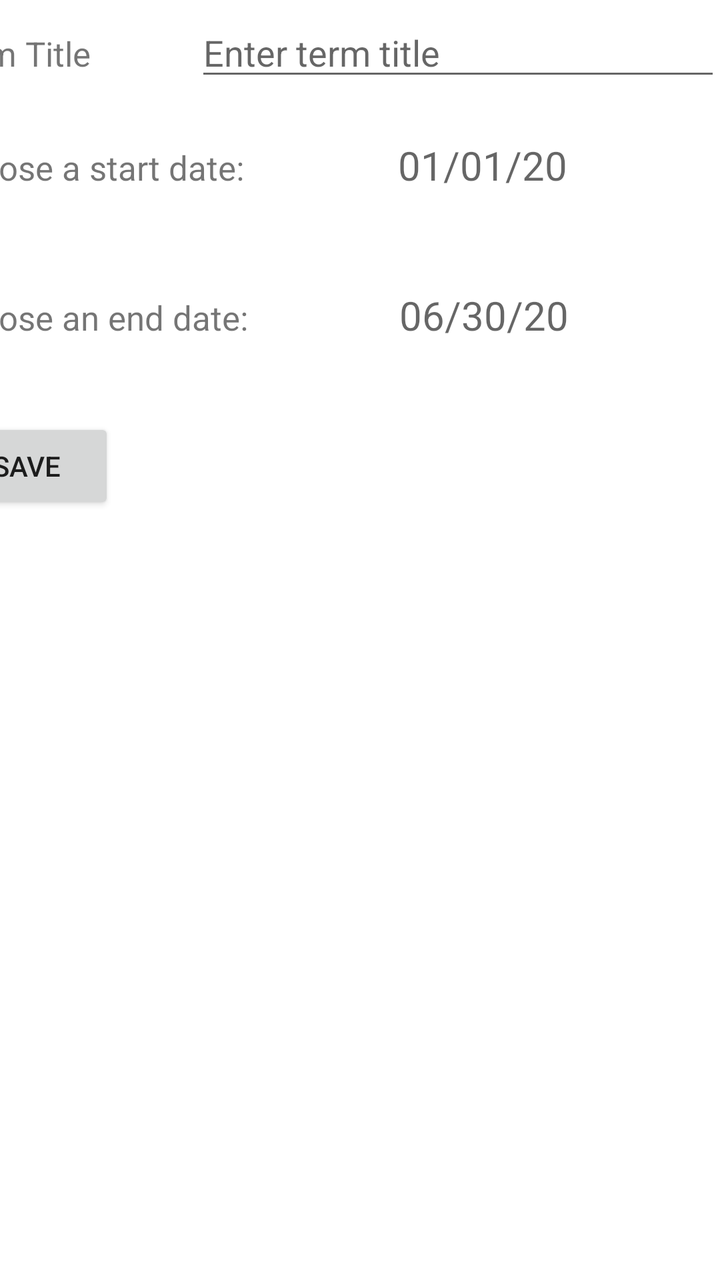
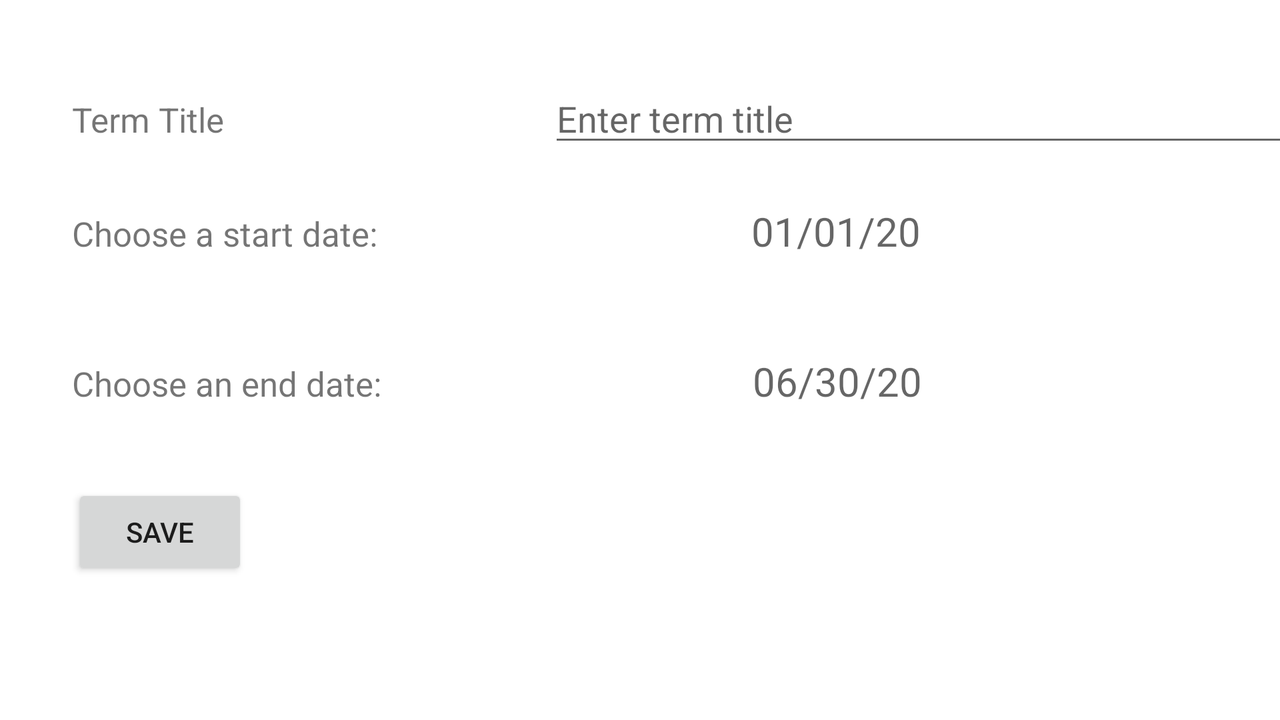

The same Android screen from two of the app's own layout files: first res/layout/ as a phone draws it, then the author's variant for another configuration, drawn on a device whose configuration selects that folder. Both files follow.
<!-- AndroidManifest.xml: application theme Theme.StudentSchedulerV2 -->
<!-- res/layout/activity_add_term.xml -->
<?xml version="1.0" encoding="utf-8"?>
<androidx.constraintlayout.widget.ConstraintLayout xmlns:android="http://schemas.android.com/apk/res/android"
    xmlns:app="http://schemas.android.com/apk/res-auto"
    xmlns:tools="http://schemas.android.com/tools"
    android:layout_width="match_parent"
    android:layout_height="match_parent"
    tools:context=".UI.AddTerm">

    <LinearLayout
        android:id="@+id/addTerm"
        android:layout_width="391dp"
        android:layout_height="260dp"
        android:layout_marginTop="4dp"
        android:orientation="vertical"
        app:layout_constraintRight_toRightOf="parent"
        app:layout_constraintTop_toTopOf="parent">

        <LinearLayout
            android:layout_width="match_parent"
            android:layout_height="65dp"
            android:orientation="horizontal">

            <TextView
                android:id="@+id/textViewTerm"
                android:layout_width="wrap_content"
                android:layout_height="wrap_content"
                android:layout_weight="1"
                android:text="Term Title"
                android:textSize="17sp"/>

            <EditText
                android:id="@+id/addTermTitle"
                android:layout_width="wrap_content"
                android:layout_height="wrap_content"
                android:layout_weight="1"
                android:ems="10"
                android:hint="Enter term title"
                android:inputType="text" />
        </LinearLayout>

        <LinearLayout
            android:layout_width="match_parent"
            android:layout_height="75dp"
            android:orientation="horizontal">

            <TextView
                android:layout_width="wrap_content"
                android:layout_height="wrap_content"
                android:text="Choose a start date:"
                android:textSize="17sp"/>

            <TextView
                android:id="@+id/addTermStartDate"
                android:layout_width="match_parent"
                android:layout_height="wrap_content"
                android:textAlignment="center"
                android:textSize="20sp"
                android:hint="01/01/20" />

        </LinearLayout>


        <LinearLayout
            android:layout_width="match_parent"
            android:layout_height="65dp"
            android:orientation="horizontal">

            <TextView
                android:layout_width="wrap_content"
                android:layout_height="wrap_content"
                android:text="Choose an end date:"
                android:textSize="17sp"/>

            <TextView
                android:id="@+id/addTermEndDate"
                android:layout_width="match_parent"
                android:layout_height="wrap_content"
                android:textAlignment="center"
                android:textSize="20sp"
                android:hint="06/30/20" />

        </LinearLayout>

        <Button
            android:layout_width="wrap_content"
            android:layout_height="wrap_content"
            android:onClick="saveNewTerm"
            android:text="Save" />

    </LinearLayout>

</androidx.constraintlayout.widget.ConstraintLayout>
<!-- resources referenced by this layout -->
<resources>
  <style name="Theme.StudentSchedulerV2" parent="Theme.MaterialComponents.DayNight.DarkActionBar">
          
          <item name="colorPrimary">@color/purple_500</item>
          <item name="colorPrimaryVariant">@color/purple_700</item>
          <item name="colorOnPrimary">@color/white</item>
          
          <item name="colorSecondary">@color/teal_200</item>
          <item name="colorSecondaryVariant">@color/teal_700</item>
          <item name="colorOnSecondary">@color/black</item>
          
          <item name="android:statusBarColor" tools:targetApi="l">?attr/colorPrimaryVariant</item>
          
      </style>
</resources>
<!-- res/layout-land/activity_add_term.xml (the author's variant of the layout above) -->
<!-- drawn on the phone turned sideways -->
<?xml version="1.0" encoding="utf-8"?>
<androidx.constraintlayout.widget.ConstraintLayout xmlns:android="http://schemas.android.com/apk/res/android"
    xmlns:app="http://schemas.android.com/apk/res-auto"
    xmlns:tools="http://schemas.android.com/tools"
    android:layout_width="match_parent"
    android:layout_height="match_parent"
    tools:context=".UI.AddTerm">

    <LinearLayout
        android:id="@+id/addTerm"
        android:layout_width="611dp"
        android:layout_height="309dp"
        android:layout_marginStart="36dp"
        android:layout_marginRight="36dp"
        android:orientation="vertical"
        app:layout_constraintBottom_toBottomOf="parent"
        app:layout_constraintRight_toRightOf="parent"
        app:layout_constraintStart_toStartOf="parent"
        app:layout_constraintTop_toTopOf="parent"
        app:layout_constraintVertical_bias="0.727">

        <LinearLayout
            android:layout_width="match_parent"
            android:layout_height="65dp"
            android:orientation="horizontal">

            <TextView
                android:id="@+id/textViewTerm"
                android:layout_width="wrap_content"
                android:layout_height="wrap_content"
                android:layout_weight="1"
                android:text="Term Title"
                android:textSize="17sp" />

            <EditText
                android:id="@+id/addTermTitle"
                android:layout_width="wrap_content"
                android:layout_height="wrap_content"
                android:layout_weight="1"
                android:ems="10"
                android:hint="Enter term title"
                android:inputType="text" />
        </LinearLayout>

        <LinearLayout
            android:layout_width="match_parent"
            android:layout_height="75dp"
            android:orientation="horizontal">

            <TextView
                android:layout_width="wrap_content"
                android:layout_height="wrap_content"
                android:text="Choose a start date:"
                android:textSize="17sp" />

            <TextView
                android:id="@+id/addTermStartDate"
                android:layout_width="match_parent"
                android:layout_height="wrap_content"
                android:hint="01/01/20"
                android:textAlignment="center"
                android:textSize="20sp" />

        </LinearLayout>


        <LinearLayout
            android:layout_width="match_parent"
            android:layout_height="65dp"
            android:orientation="horizontal">

            <TextView
                android:layout_width="wrap_content"
                android:layout_height="wrap_content"
                android:text="Choose an end date:"
                android:textSize="17sp" />

            <TextView
                android:id="@+id/addTermEndDate"
                android:layout_width="match_parent"
                android:layout_height="wrap_content"
                android:hint="06/30/20"
                android:textAlignment="center"
                android:textSize="20sp" />

        </LinearLayout>

        <Button
            android:layout_width="wrap_content"
            android:layout_height="wrap_content"
            android:onClick="saveNewTerm"
            android:text="Save" />

    </LinearLayout>

</androidx.constraintlayout.widget.ConstraintLayout>
